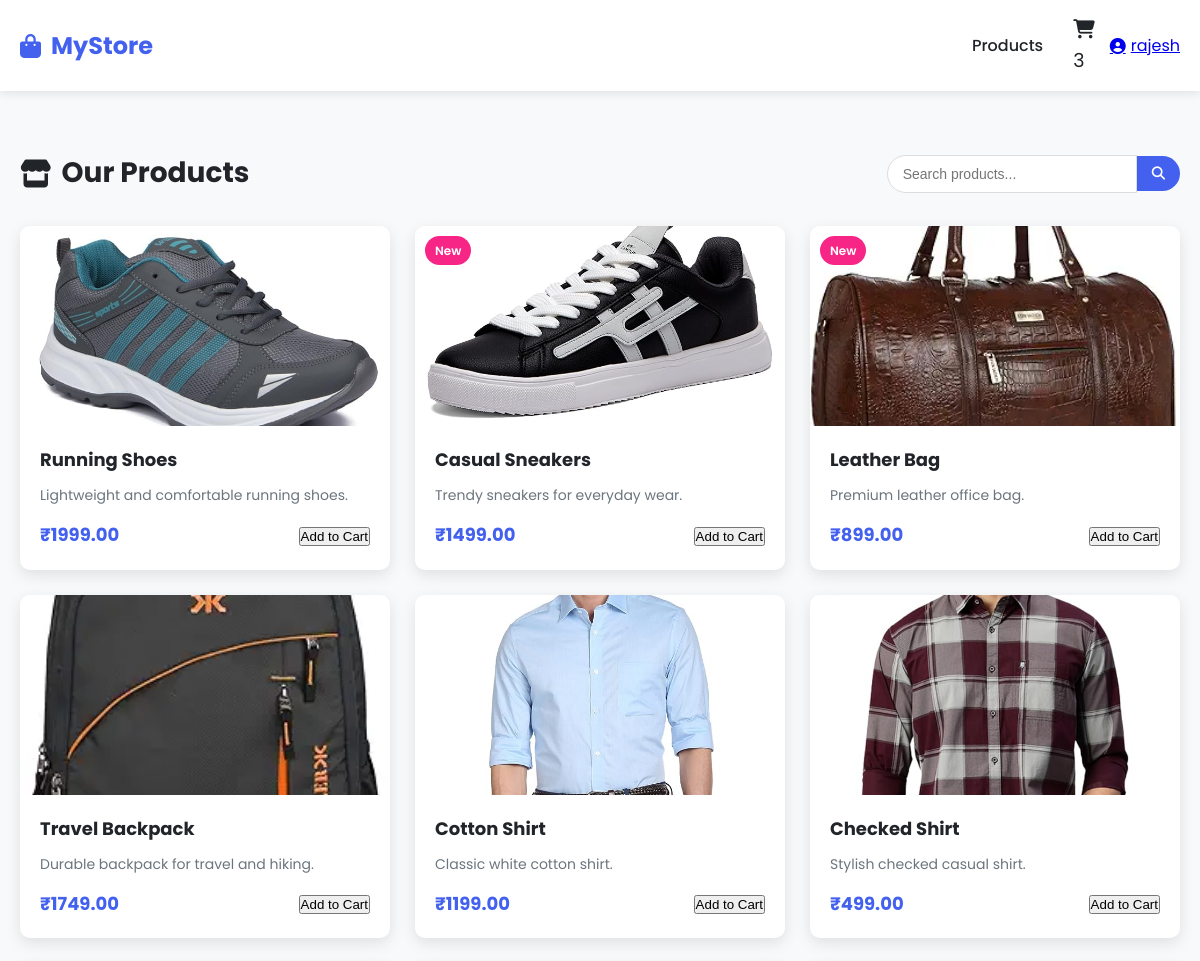
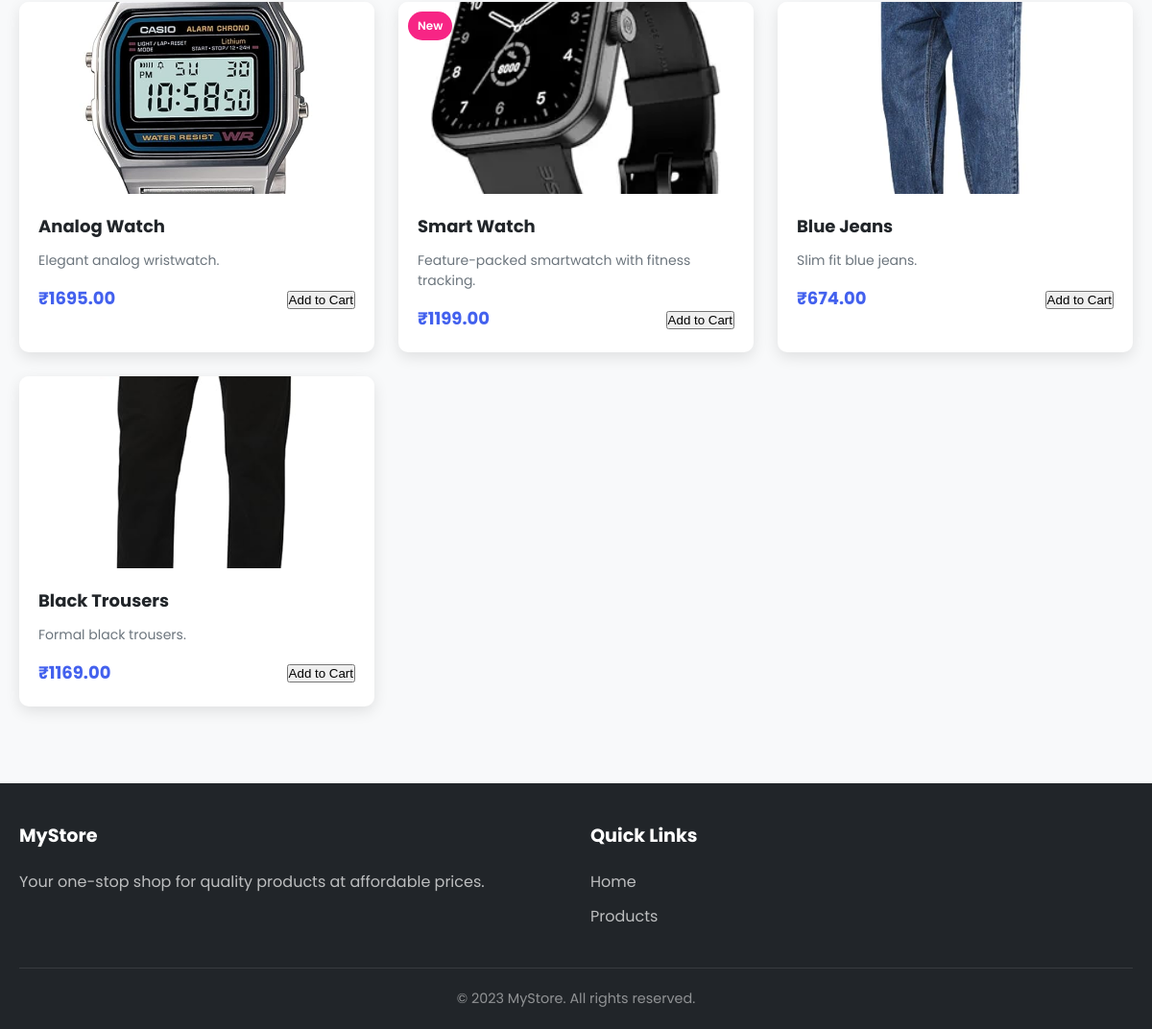
/products/ (signed in), run on the app's committed database (2 pictures, top to bottom).
### store/models.py (models this page shows, shortened)
class Product(models.Model):
    name = models.CharField(max_length=100)
    description = models.TextField()
    price = models.DecimalField(max_digits=10, decimal_places=2)
    image = models.ImageField(upload_to='products/', blank=True, null=True)
    category = models.CharField(max_length=100, blank=True, null=True)
    is_new = models.BooleanField(default=False)

### store/views.py (the view)
# urls.py: path('products/', views.product_list, name='product_list'),
@login_required(login_url='login')
def product_list(request):
    query = request.GET.get('q', '').strip()
    if query:
        products = Product.objects.filter(
            Q(name__icontains=query) | Q(description__icontains=query)
        )
    else:
        products = Product.objects.all()
    return render(request, 'store/product_list.html', {'products': products, 'query': query})

### store/views.py (called while the page is built)
def cart_count(request):
    if request.user.is_authenticated:
        return {'cart_count': Cart.objects.filter(user=request.user).count()}
    return {'cart_count': 0}

### store/templates/store/product_list.html (shortened to what this page needs)
{% extends 'store/base.html' %}
{% load static %}
{% block content %}
<div class="products-page">
    <div class="container">
        <div class="page-header">
            <h1><i class="fas fa-store"></i> Our Products</h1>
            <form method="get" action="{% url 'product_list' %}" class="search-form">
                <input type="text" name="q" placeholder="Search products..." value="{{ query }}" class="search-input">
                <button type="submit" class="search-btn"><i class="fas fa-search"></i></button>
            </form>
        </div>
        {% if products %}
        <div class="products-grid">
            {% for product in products %}
            <div class="product-card">
                <div class="product-image">
                    {% if product.image %}
                        <img src="{{ product.image.url }}" alt="{{ product.name }}" class="product-img">
                    {% else %}
                        <img src="{% static 'images/default.png' %}" alt="No image" class="product-img">
                    {% endif %}
                    {% if product.is_new %}
                    <div class="product-badge">New</div>
                    {% endif %}
                </div>
                <div class="product-info">
                    <h3><a href="{% url 'product_detail' product.id %}">{{ product.name }}</a></h3>
                    <p class="product-description">{{ product.description|truncatechars:100 }}</p>
                    <div class="product-footer">
                        <span class="price">₹{{ product.price }}</span>
                        <form method="post" action="{% url 'add_to_cart' product.id %}">
                            <button type="submit" class="add-to-cart-btn">Add to Cart</button>
                        </form>
                    </div>
                </div>
            </div>
            {% endfor %}
        </div>
        {% else %}
        <div class="empty-products">
            <i class="fas fa-box-open"></i>
            <h2>No Products Available</h2>
            <p>We're currently updating our inventory. Please check back soon!</p>
        </div>
        {% endif %}
    </div>
</div>
{% endblock %}

### store/templates/store/base.html (shortened to what this page needs)
{% load static %}
<!DOCTYPE html>
<html lang="en">
<head>
    <link rel="stylesheet" href="https://cdnjs.cloudflare.com/ajax/libs/font-awesome/6.4.0/css/all.min.css">
    <link rel="stylesheet" href="{% static 'css/style.css' %}">
</head>
<body class="{% block body_class %}{% endblock %}">
    <header>
        <div class="container">
            <nav class="navbar">
                <div class="nav-brand">
                    <a href="{% url 'home' %}" class="logo">
                        <i class="fas fa-shopping-bag"></i> MyStore
                    </a>
                </div>
                <div class="nav-links-container">
                    <ul class="nav-links">
                        <li><a href="{% url 'product_list' %}">Products</a></li>
                    </ul>
                    <ul class="nav-actions">
                        <li>
                            <a href="{% url 'view_cart' %}" class="cart-icon">
                                <i class="fas fa-shopping-cart"></i>
                                <span id="cart-count" class="badge">{{ cart_count }}</span>
                            </a>
                        </li>
                        {% if request.user.is_authenticated %}
                            <li class="user-dropdown">
                                <a href="#"><i class="fas fa-user-circle"></i> {{ request.user.username }}</a>
                            </li>
                        {% else %}
                            <li><a href="{% url 'login' %}">Login</a></li>
                            <li><a href="{% url 'register' %}" class="btn btn-outline">Register</a></li>
                        {% endif %}
                    </ul>
                </div>
            </nav>
        </div>
    </header>
    <main>
        {% block content %}{% endblock %}
    </main>
    <footer>
        <div class="container">
            <div class="footer-grid">
                <div class="footer-col">
                    <h3>MyStore</h3>
                    <p>Your one-stop shop for quality products at affordable prices.</p>
                </div>
                <div class="footer-col">
                    <h3>Quick Links</h3>
                    <ul>
                        <li><a href="{% url 'home' %}">Home</a></li>
                        <li><a href="{% url 'product_list' %}">Products</a></li>
                    </ul>
                </div>
            </div>
            <div class="footer-bottom">
                <p>&copy; 2023 MyStore. All rights reserved.</p>
            </div>
        </div>
    </footer>
</body>
</html>

### static/css/style.css (style rules this page uses)
:root { --primary: #4361ee; --primary-dark: #3a56d4; --accent: #f72585; --light: #f8f9fa; --dark: #212529; --gray: #6c757d; --light-gray: #e9ecef; --border-radius: 10px; --shadow: 0 5px 15px rgba(0, 0, 0, 0.1); --transition: all 0.3s ease; }
* { margin: 0; padding: 0; box-sizing: border-box; }
body { font-family: 'Poppins', sans-serif; line-height: 1.6; color: var(--dark); background-color: var(--light); min-height: 100vh; display: flex; flex-direction: column; }
.container { width: 100%; max-width: 1200px; margin: 0 auto; padding: 0 20px; }
header { background: white; box-shadow: 0 2px 10px rgba(0,0,0,0.1); position: sticky; top: 0; z-index: 1000; }
.navbar { display: flex; justify-content: space-between; align-items: center; padding: 15px 0; }
.nav-brand { display: flex; align-items: center; justify-content: space-between; width: 100%; }
.logo { font-size: 1.5rem; font-weight: 700; color: var(--primary); text-decoration: none; display: flex; align-items: center; gap: 10px; }
.nav-links-container { display: flex; align-items: center; }
.nav-links { display: flex; list-style: none; margin-right: 30px; }
.nav-links li { margin-left: 20px; }
.nav-links a { text-decoration: none; color: var(--dark); font-weight: 500; transition: var(--transition); position: relative; padding: 5px 0; }
.nav-links a::after { content: ''; position: absolute; bottom: 0; left: 0; width: 0; height: 2px; background: var(--primary); transition: var(--transition); }
.nav-actions { display: flex; align-items: center; list-style: none; gap: 15px; }
.cart-icon { position: relative; color: var(--dark); text-decoration: none; font-size: 1.2rem; }
.user-dropdown { position: relative; }
.user-dropdown > a { display: flex; align-items: center; gap: 5px; }
main { flex: 1; padding-top: 20px; padding-bottom: 40px; }
footer { background: var(--dark); color: white; padding: 40px 0 20px; margin-top: auto; }
.footer-grid { display: grid; grid-template-columns: repeat(auto-fit, minmax(200px, 1fr)); gap: 30px; margin-bottom: 30px; }
.footer-col h3 { font-size: 1.2rem; margin-bottom: 20px; color: white; }
.footer-col p { color: rgba(255,255,255,0.7); margin-bottom: 15px; }
.footer-col ul { list-style: none; }
.footer-col li { margin-bottom: 10px; }
.footer-col a { color: rgba(255,255,255,0.7); text-decoration: none; transition: var(--transition); }
.footer-bottom { text-align: center; padding-top: 20px; border-top: 1px solid rgba(255,255,255,0.1); color: rgba(255,255,255,0.5); font-size: 0.9rem; }
.products-grid { display: grid; grid-template-columns: repeat(auto-fill, minmax(280px, 1fr)); gap: 25px; }
.product-card { background: white; border-radius: var(--border-radius); overflow: hidden; box-shadow: var(--shadow); transition: var(--transition); }
.product-image { position: relative; height: 200px; overflow: hidden; }
.product-image img { width: 100%; height: 100%; object-fit: cover; transition: transform 0.5s ease; }
.product-badge { position: absolute; top: 10px; left: 10px; background: var(--accent); color: white; padding: 5px 10px; border-radius: 30px; font-size: 12px; font-weight: 600; }
.product-info { padding: 20px; }
.product-info h3 { margin: 0 0 10px; font-size: 18px; }
.product-info h3 a { color: var(--dark); text-decoration: none; transition: color 0.3s; }
.product-description { color: var(--gray); font-size: 14px; margin-bottom: 15px; line-height: 1.5; }
.product-footer { display: flex; justify-content: space-between; align-items: center; }
.price { font-weight: 700; font-size: 18px; color: var(--primary); }
.products-page { padding: 40px 0; }
.page-header { display: flex; justify-content: space-between; align-items: center; margin-bottom: 30px; flex-wrap: wrap; gap: 20px; }
.page-header h1 { font-size: 28px; color: var(--dark); display: flex; align-items: center; gap: 10px; }
.search-form { display: flex; align-items: center; }
.search-input { padding: 10px 15px; border: 1px solid #ddd; border-radius: 30px 0 0 30px; width: 250px; font-size: 14px; }
.search-btn { background: var(--primary); color: white; border: none; padding: 10px 15px; border-radius: 0 30px 30px 0; cursor: pointer; transition: var(--transition); }
@media (min-width: 992px) { .nav-links { gap: 1.5rem; } }

### data on the page
Product: image (picture), name "Running Shoes", description "Lightweight and comfortable running shoes.", price "1999.00"
Product: image (picture), is_new "New", name "Casual Sneakers", description "Trendy sneakers for everyday wear.", price "1499.00"
Product: image (picture), is_new "New", name "Leather Bag", description "Premium leather office bag.", price "899.00"
Product: image (picture), name "Travel Backpack", description "Durable backpack for travel and hiking.", price "1749.00"
Product: image (picture), name "Cotton Shirt", description "Classic white cotton shirt.", price "1199.00"
Product: image (picture), name "Checked Shirt", description "Stylish checked casual shirt.", price "499.00"
Product: image (picture), name "Analog Watch", description "Elegant analog wristwatch.", price "1695.00"
Product: image (picture), is_new "New", name "Smart Watch", description "Feature-packed smartwatch with fitness tracking.", price "1199.00"
Product: image (picture), name "Blue Jeans", description "Slim fit blue jeans.", price "674.00"
Product: image (picture), name "Black Trousers", description "Formal black trousers.", price "1169.00"

### other printed values
{{ cart_count }} "3"
{{ request.user.username }} "rajesh"
